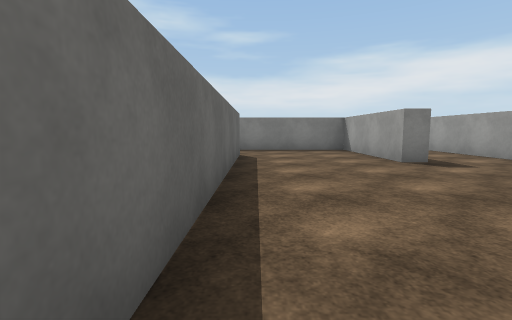
view 1 (above)

24 first-person views from a walk through a 3-D level made in the Unity game engine. The camera is 1.2 m above the floor, tilts 6° down and sees 85° across. The floor is counted in squares, 2 m on a side. Each view is taken from the middle of a square. On the plan, view 1 faces up. The plan holds only what a view shows up to about 9 squares ahead; the rest is blank. Surface patterns are stand-ins for the level's own textures.

view 2
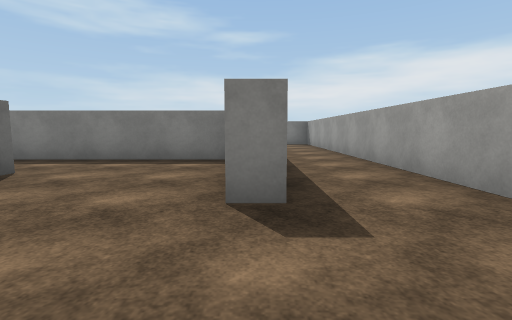

view 3
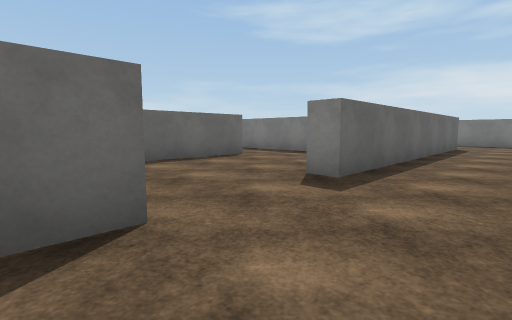

view 4
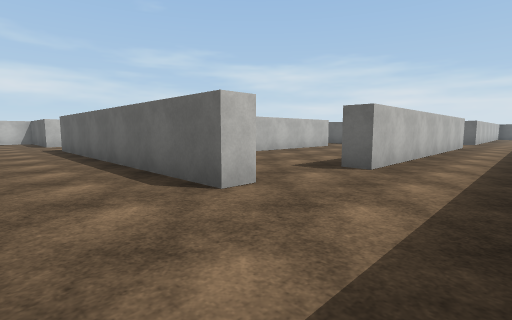

view 5
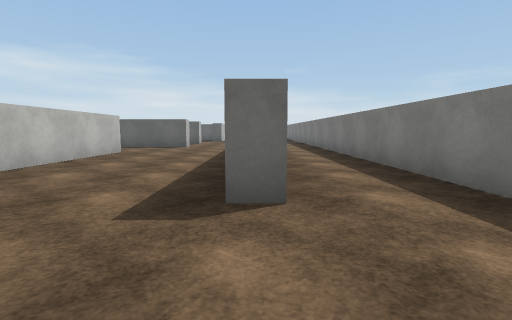

view 6
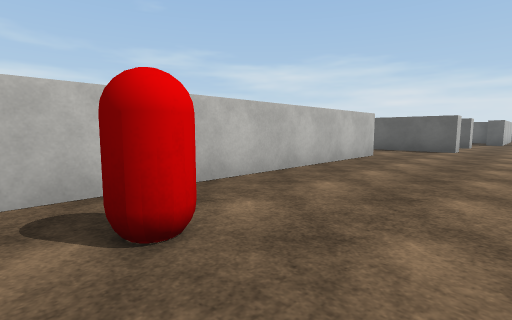

view 7
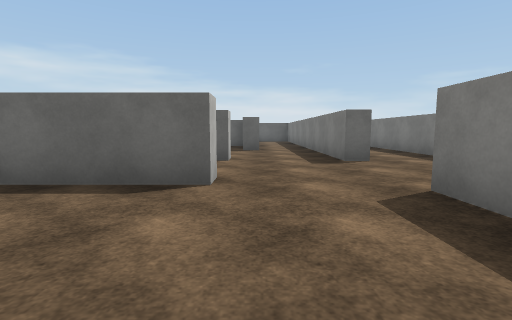

view 8
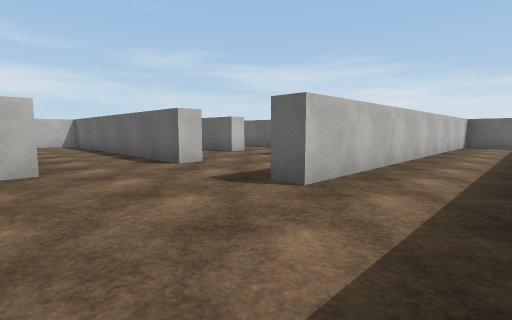

view 9
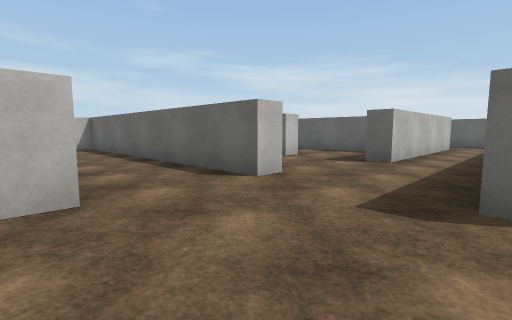

view 10
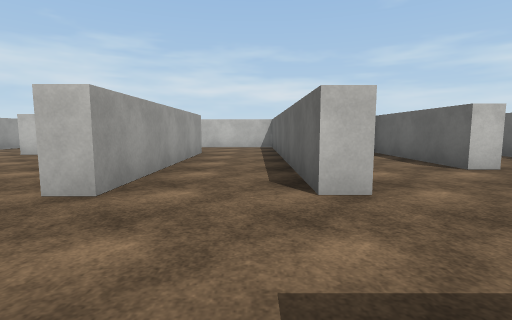

view 11
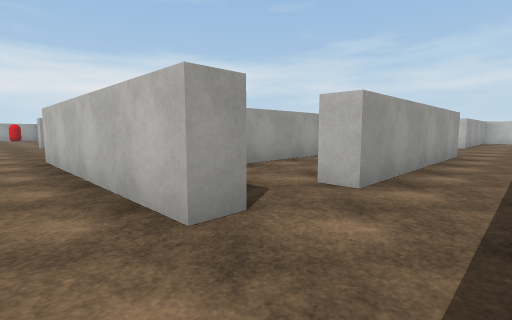

view 12
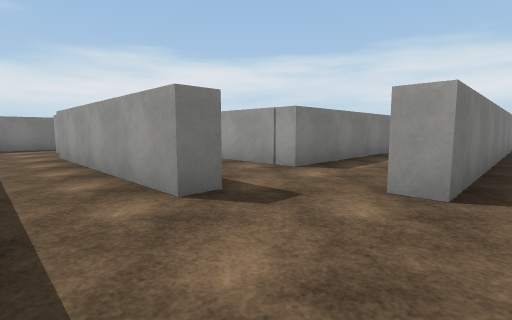

view 13
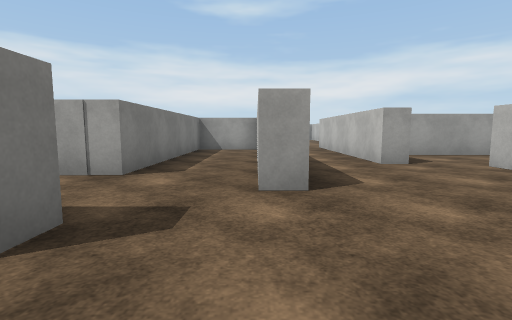

view 14
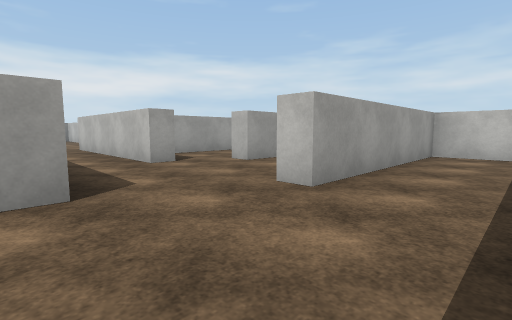

view 15
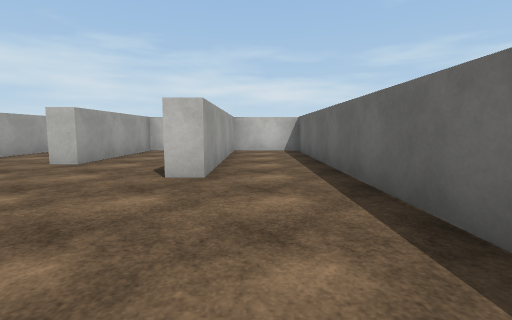

view 16
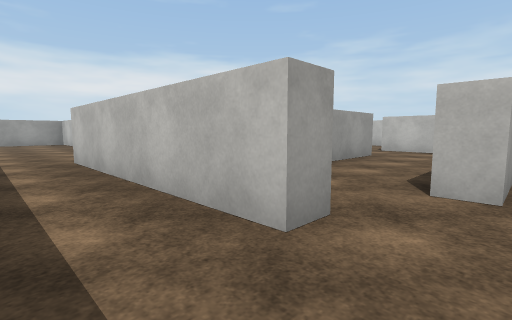

view 17
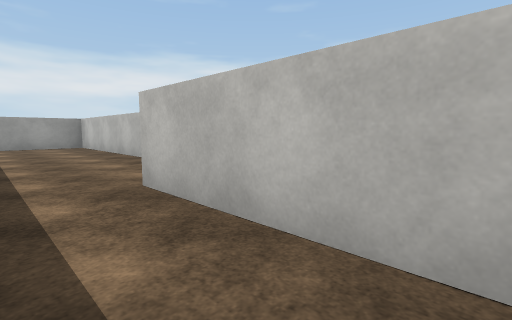

view 18
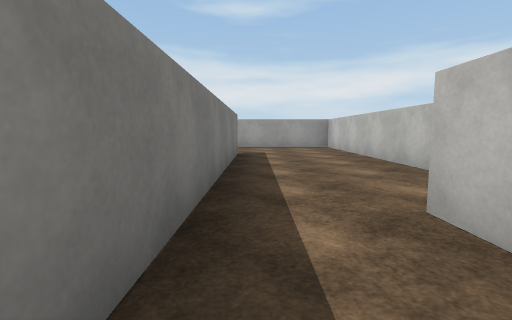

view 19
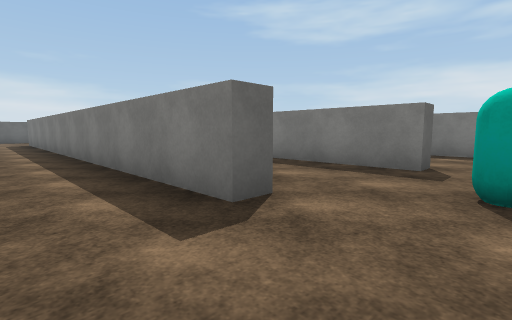

view 20
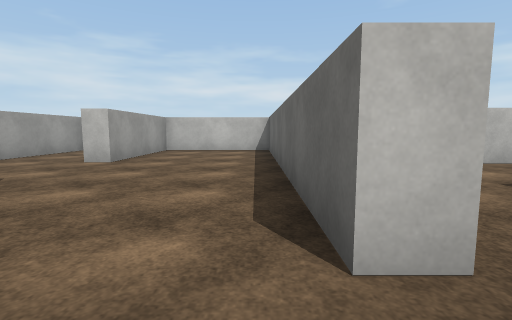

view 21
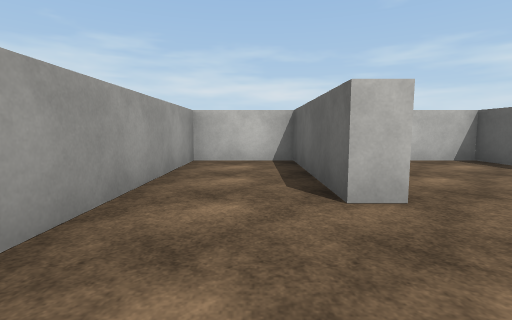

view 22
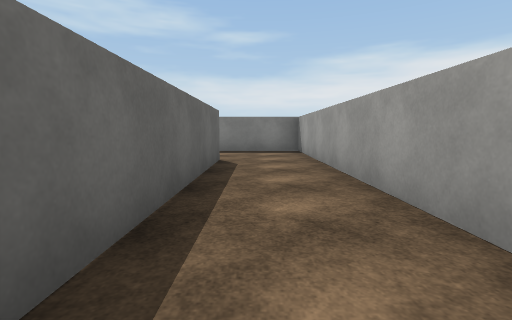

view 23
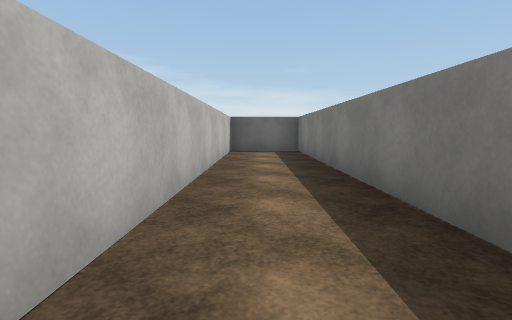

view 24
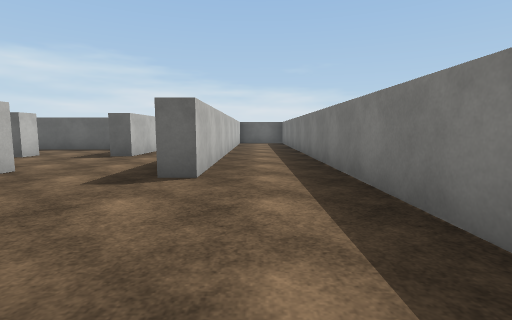

### Floor plan
Key: @ floor where view 1 was taken; # wall or solid block; . floor; C red capsule; T thing the floor can be seen under or through; Y cyan capsule.
Columns run from 20 left of view 1 to 6 right of it. Each row starts with its distance up from view 1.
 16 #####################  ####
 15 #.........................#
 14 #.........................#
 13 ###########...#######.....#
 12  ......................#..#
 11  ..#####...............#..#
 10  ....#....#..#.......C.#..#
  9  ..#.#....#..#..########..#
  8  ..#.#..#.#..# ........#..#
  7  ..#.#. # #..#  .......#..#
  6  ..#.#  ###..####..#...#..#
  5  ..#.######.. .....#......#
  4  .........#..  ...Y#......#
  3 #...#############..#......#
  2 #..................#...#..#
  1 #..................#...#..#
  0 #..#..TT####.......#@..#..#
 -1 #..#..T.#    ##############
 -2 #..#..T.#
 -3 #..#..T.#
 -4 #..# .T.#
 -5 #### # ..
 -6        ..
 -7        ##

Positions as (right, up) in squares from view 1, and headings:
1: (0, 0), facing up
2: (3, 3), facing up
3: (5, 2), facing up-left
4: (5, 15), facing down-left
5: (3, 13), facing left
6: (2, 12), facing down-left
7: (-4, 11), facing left
8: (-7, 15), facing down-left
9: (-7, 13), facing down-left
10: (-9, 13), facing down
11: (-19, 12), facing down-right
12: (-19, 2), facing up-right
13: (-19, 3), facing right
14: (-19, 3), facing down-right
15: (-18, 4), facing down
16: (-15, 2), facing down-right
17: (-12, 2), facing down-right
18: (-11, 2), facing right
19: (-2, 1), facing up-left
20: (0, 8), facing down
21: (4, 5), facing down
22: (4, 7), facing up
23: (-11, 14), facing left
24: (-6, 14), facing left
